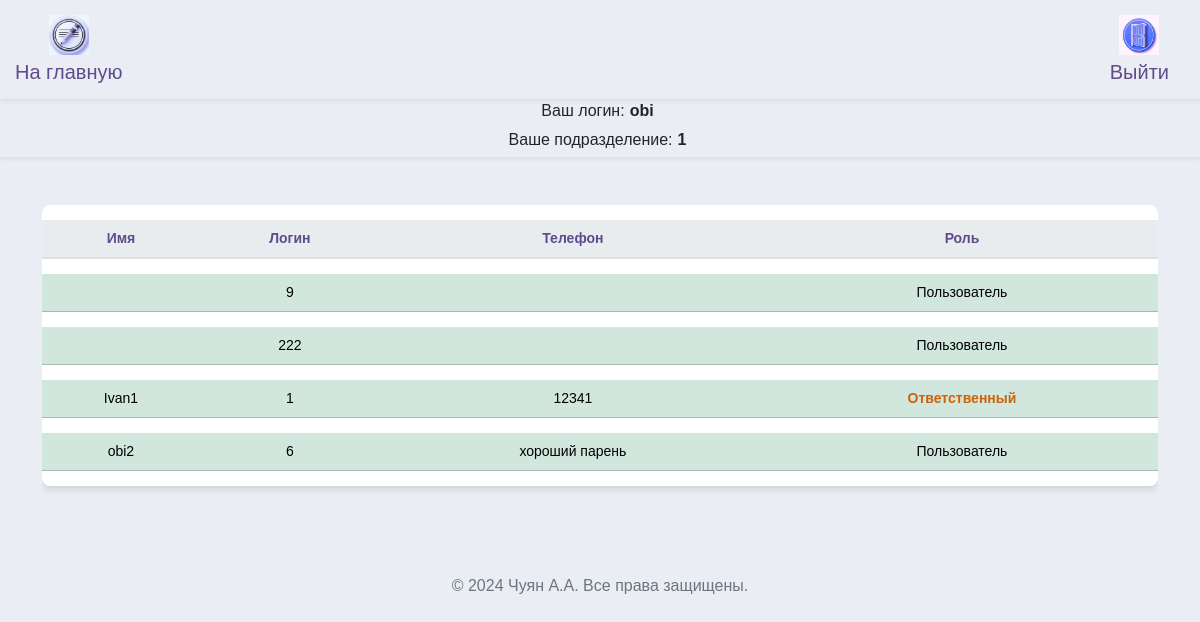
/workers_guest (signed in), run on an earlier commit of the app's database.
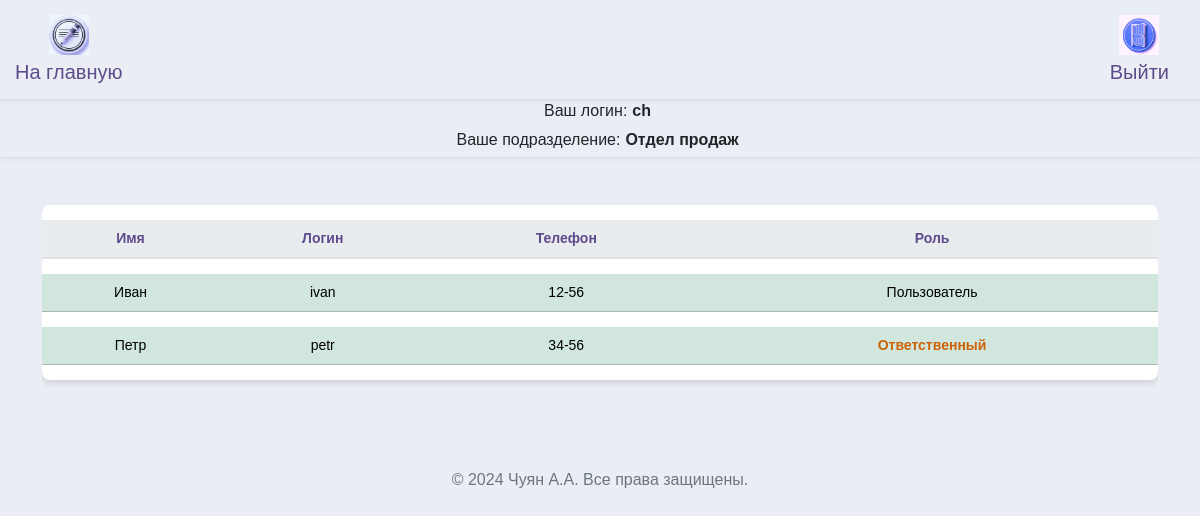
And on a later commit of the database.
### src/database/models.py (models this page shows, shortened)
class Worker(Base):
    __tablename__ = "worker"
    id = Column(Integer, primary_key=True)
    role = Column(Enum(Role), default=Role.guest)
    fio = Column(String)
    name = Column(String, unique=True)
    password = Column(String)
    department = Column(String)
    position = Column(String)
    description = Column(String, default=None)
    conn_worker_arm = relationship(
        "Arm", back_populates="conn_arm_worker"
    )

### src/frontend/router.py (the view)
@router.get("/workers")
async def get_workers(
    request: Request,
    worker: Worker = Depends(get_worker_or_redirect),
    session: AsyncSession = Depends(get_session),
):
    data = await CRUDWorker.get_all_worker_sorted(session)
    return templates.TemplateResponse(
        "workers/index.html",
        {"request": request, "worker": worker, "data": data},
    )

### src/frontend/template/guest/workers.html (shortened to what this page needs)
{% extends "base/base.html" %}
{% block content %}
<head>
</head>
<div class="row ">
  <div class="col-12">
    <div class="table-responsive">
      <table class="table table-hover table-shadow table-rounded ">
        <thead>
          <tr>
            <th scope="col" >Имя</th>
            <th scope="col" >Логин</th>
            <th scope="col" >Телефон</th>
            <th scope="col" >Роль</th>
          </tr>
        </thead>
        <tbody class="text-center">
          {% for worker_tuple in data %}
            {% set workers = worker_tuple %}
              {% if workers.department == worker.department and workers.role.name != "admin"%}
                <tr class="table-success " >
                  <td>{{ workers.fio }}</td>
                  <td>{{ workers.name }}</td>
                  <td>{{ workers.description }}</td>
                  <td>{% if workers.role.name == 'user' %}<span class="orange-bold-text">Ответственный</span>{% elif workers.role.name == 'admin' %}<span class="red-bold-text">Администратор</span> {% else %}Пользователь{% endif %}</td>
                </tr>
              {% endif %}
          {% endfor %}
        </tbody>
      </table>
    </div>
  </div>
</div>
{% endblock %}

### src/frontend/template/base/info.html (shortened to what this page needs)
<nav class="info navbar-expand-lg navbar-light shadow-sm">
  <div class="user-info">
    <div class="d-flex align-items-center">
      <span class="label">Ваш логин:</span>
      <span class="value">{{ worker.name }}</span>
    </div>
    <div class="d-flex align-items-center">
      <span class="label">Ваше подразделение:</span>
      <span class="value">{{ worker.department }}</span>
    </div>
  </div>
</nav>

What changed in the data, as far as the page shows it:
removed Worker: name "9", role "Пользователь"
removed Worker: fio "Ivan1", name "1", description "12341", role "Ответственный"
removed Worker: fio "obi2", name "6", description "хороший парень", role "Пользователь"
changed Worker: name "obi" → "ch"; department "1" → "Отдел продаж"
now on this page (row edited): Worker: fio "Иван", name "ivan", description "12-56", role "Пользователь"
changed Worker: fio (not shown) → "Петр"; name "222" → "petr"; description (not shown) → "34-56"; department "Пользователь" → "Ответственный"
